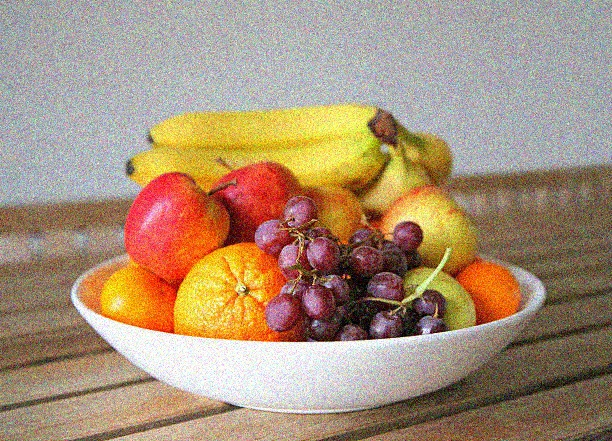
#> input picture python_backend/noise_sample_gaussian.jpg, 612 x 441 px
$ python -i image_cartoonstyler_api.py   (imports and definitions only)
#> lines starting #> are read from the running program, lines starting #| are printed output that depends on the picture; after the words box and inside, x2 and y2 are one past the last pixel; in counts of white or black regions, pixels touching at a corner belong together
#> further down, picture is the input picture: shape (441, 612, 3); mean B, G, R 119.8, 144.8, 168.9
from flask import Blueprint, request, send_file, jsonify
import cv2
import numpy as np
import io
import os

# [1 line that did not run here, left out]

def apply_cartoon_style(image, bilateral_d=9, sigma_color=75, sigma_space=75,
                        blur_ksize=7, thresh_block_size=9, thresh_C=2):

    # 1. Downsample + Bilateral Filter + Upsample
#> called with bilateral_d = 9, sigma_color = 75, sigma_space = 75, blur_ksize = 7, thresh_block_size = 9, thresh_C = 2
    small = cv2.pyrDown(image)
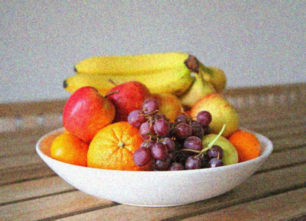
#> small: shape (221, 306, 3); mean B, G, R 119.8, 144.8, 168.9
    for _ in range(2):
        small = cv2.bilateralFilter(small, d=bilateral_d, sigmaColor=sigma_color, sigmaSpace=sigma_space)
#> this loop made 2 passes
#> pass 1, in apply_cartoon_style, `small = cv2.bilateralFilter(small, d=bilateral_d, sigmaColor=sigma_col..`:
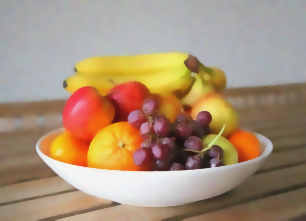
#> small: shape (221, 306, 3); mean B, G, R 119.8, 144.9, 169
    filtered = cv2.pyrUp(small)
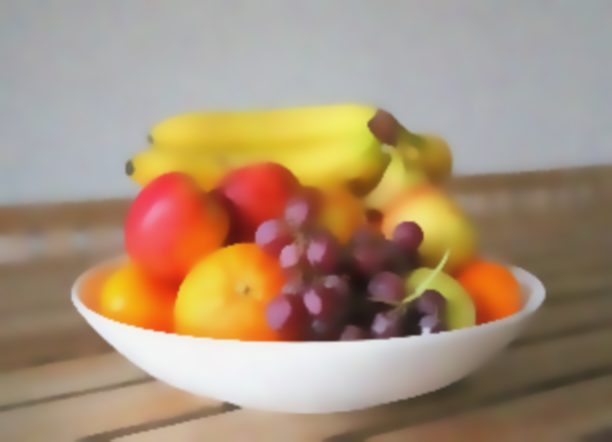
#> filtered: shape (442, 612, 3); mean B, G, R 119.8, 144.9, 169.1

    # 2. Eğer boyutlar tutmazsa, orijinal görüntü boyutuna getir
    filtered = cv2.resize(filtered, (image.shape[1], image.shape[0]))
#> filtered: shape (441, 612, 3)

    # 3. Kenar bulma
    gray = cv2.cvtColor(image, cv2.COLOR_BGR2GRAY)
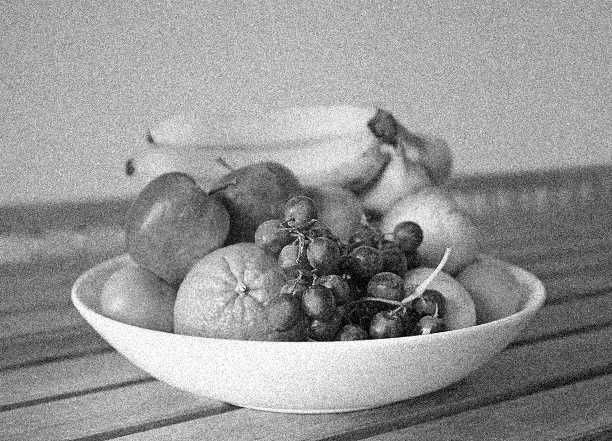
#> gray: shape (441, 612); min 0, max 255, mean 149.2
    blurred = cv2.medianBlur(gray, blur_ksize)
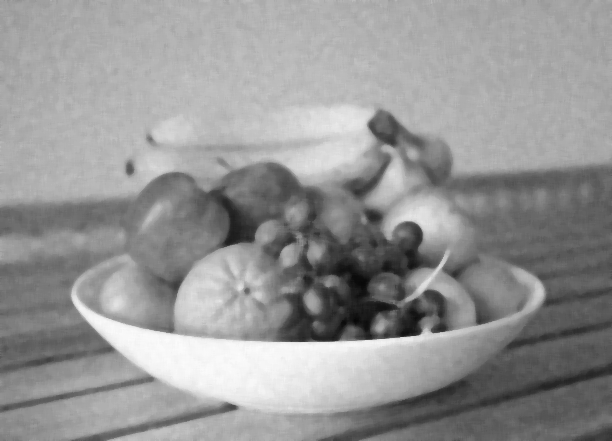
#> blurred: shape (441, 612); min 7, max 251, mean 149.3
    edges = cv2.adaptiveThreshold(
        blurred, 255,
        cv2.ADAPTIVE_THRESH_MEAN_C,
        cv2.THRESH_BINARY,
        blockSize=thresh_block_size,
        C=thresh_C
    )
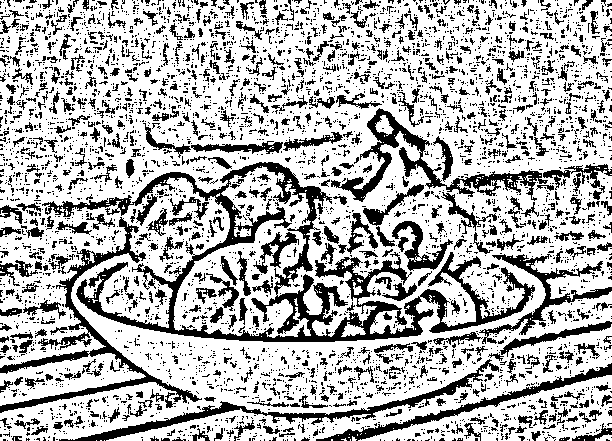
#> edges: shape (441, 612); 70.8% white; 4491 black regions (3847 under 20 px), largest, box (x1, y1, x2, y2) and area: (42, 162, 535, 342) 14421, (0, 217, 202, 413) 3959, (331, 108, 548, 202) 3442
    edges_colored = cv2.cvtColor(edges, cv2.COLOR_GRAY2BGR)

    # 4. Kenarları ve filtrelenmiş görüntüyü birleştir
    cartoon = cv2.bitwise_and(filtered, edges_colored)
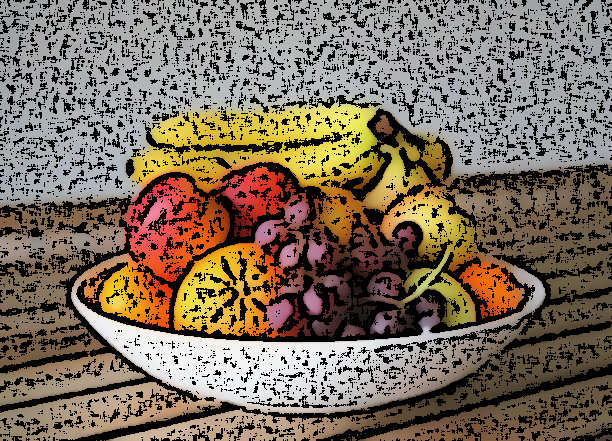
#> cartoon: shape (441, 612, 3); mean B, G, R 90.2, 107.6, 122.7

    return cartoon

# [64 lines that did not run here, left out]

>>> import cv2
>>> picture = cv2.imread('../noise_sample_gaussian.jpg')
>>> result = apply_cartoon_style(picture)

$ run again, on python_backend/beach_sunset.jpg
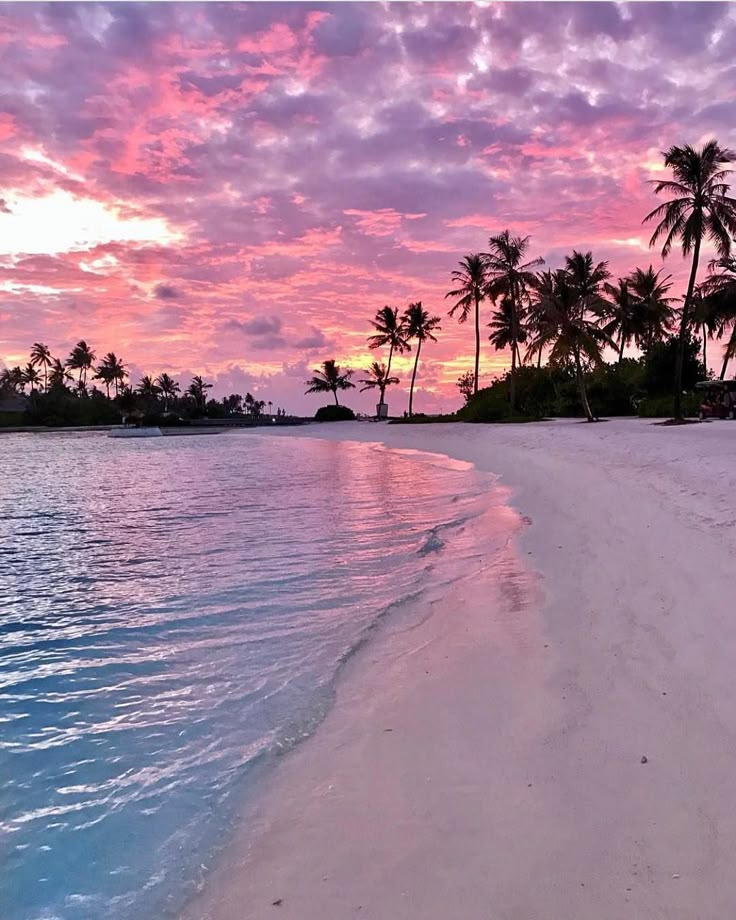
#> input picture python_backend/beach_sunset.jpg, 736 x 920 px
#> picture is the input picture: shape (920, 736, 3); mean B, G, R 151.7, 128.4, 161.5
#> in apply_cartoon_style, `edges = cv2.adaptiveThreshold( blurred, 255, cv2.ADAPTIVE_THRESH_MEAN_..`:
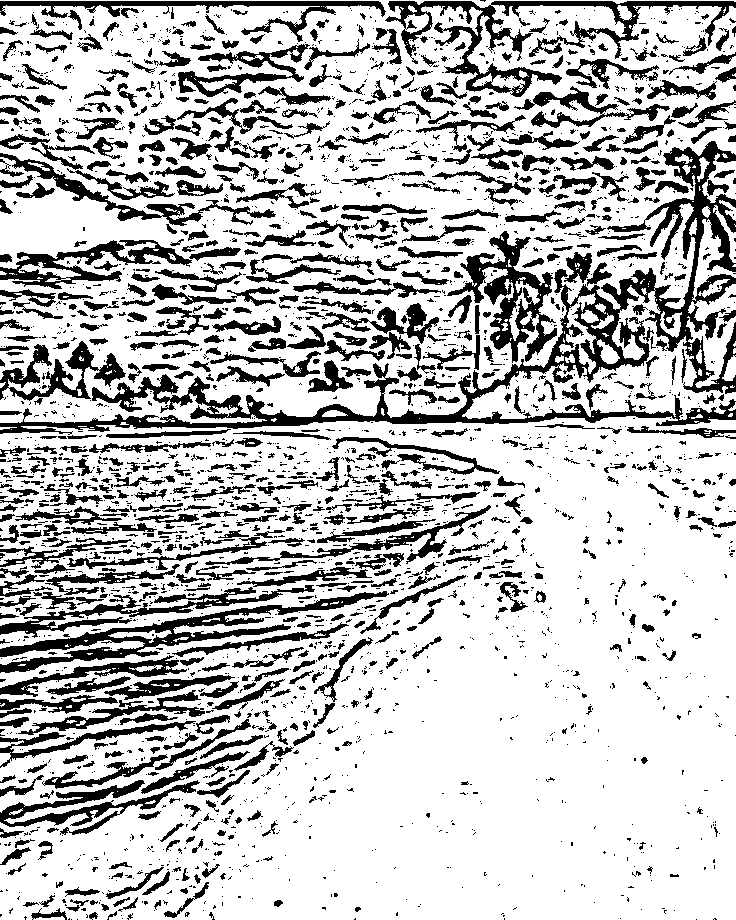
#> edges: shape (920, 736); 75.3% white; 2864 black regions (2064 under 20 px), largest, box (x1, y1, x2, y2) and area: (0, 141, 736, 435) 22360, (385, 1, 736, 97) 6606, (0, 591, 389, 673) 5517
#> in apply_cartoon_style, `cartoon = cv2.bitwise_and(filtered, edges_colored)`:
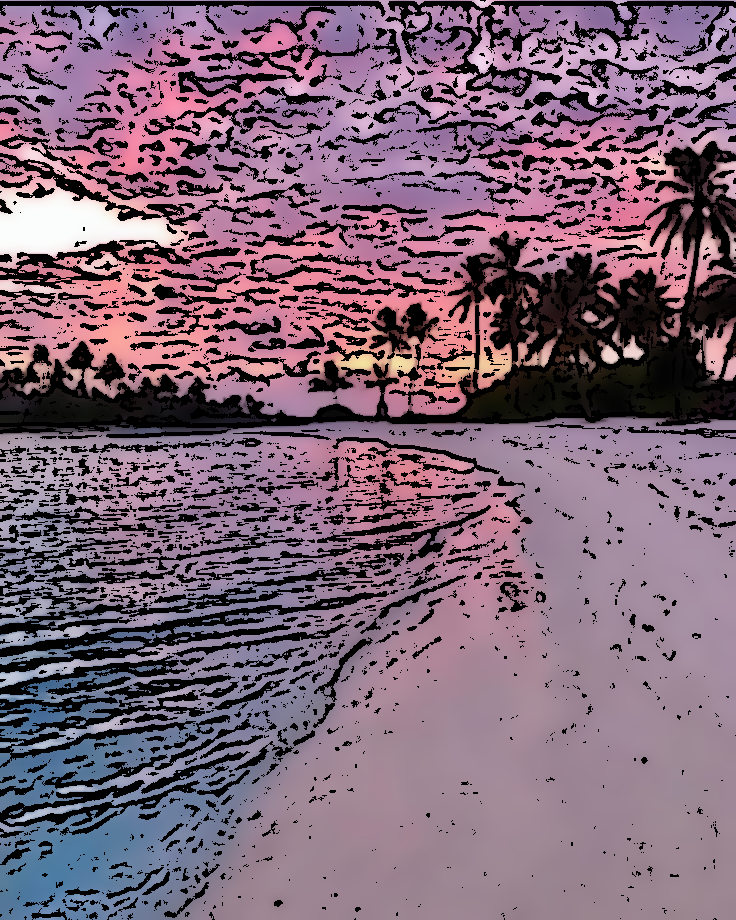
#> cartoon: shape (920, 736, 3); mean B, G, R 117.3, 99.8, 124.6
